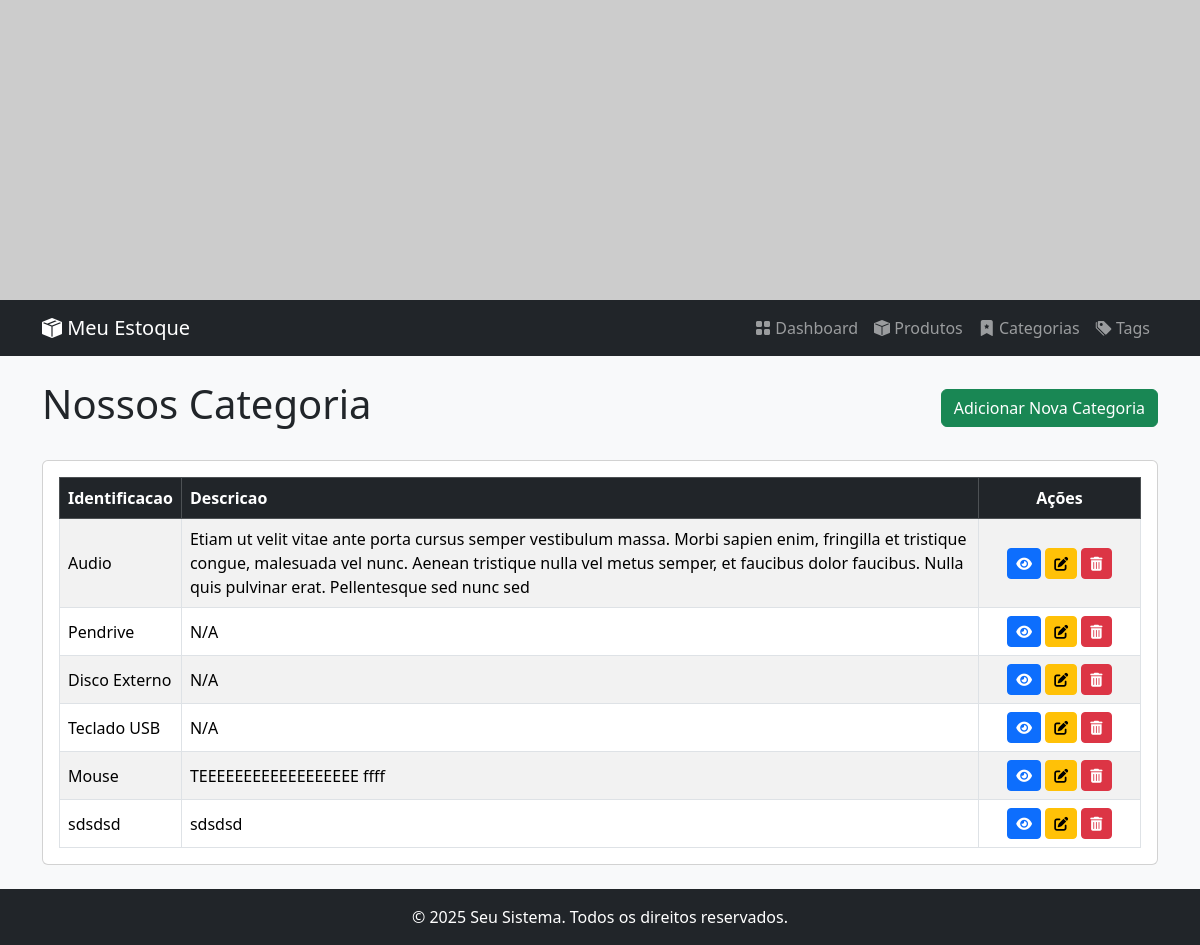
Page /estoque/categoria/listar/ on the committed database.
### estoque/models.py (models this page shows, shortened)
class Categoria(models.Model):
    identificacao = models.CharField(max_length=100,
        verbose_name="Identificacao",
        help_text="Informe a identificação da categoria",
        unique=True,
    )
    descricao = models.TextField (
        verbose_name="Descrição",
        help_text="Informe a descrição da categoria",
        default="N/A",
    )
    class Meta:
        verbose_name = "Categoria"
        verbose_name_plural = "Categorias"

### estoque/views.py (the view)
# urls.py: path('categoria/listar/', views.CategoriaTabelaListView.as_view(), name='categoria_tabela_list'),
class CategoriaTabelaListView(ListView):
    model = Categoria
    template_name = 'estoque/categoria_tabela_list.html'
    context_object_name = 'categoria'  # Nome da variável a ser usada no template
    ordering = ['descricao']  # Opcional: ordena os produtos por nome
    paginate_by = 10 # Opcional: Adiciona paginação

### estoque/templates/estoque/categoria_tabela_list.html (shortened to what this page needs)
{% extends 'estoque/base.html' %}
{% block content %}
<div class="d-flex justify-content-between align-items-center mb-4">
    <h1>Nossos Categoria</h1>
    <a href="{% url 'estoque:categoria_create' %}" class="btn btn-success">Adicionar Nova Categoria</a>
</div>
<div class="card">
    <div class="card-body">
        <div class="table-responsive">
            <table class="table table-striped table-hover table-bordered mb-0">
                <thead class="table-dark">
                    <tr>
                        <th scope="col">Identificacao</th>
                        <th scope="col">Descricao</th>
                        <th scope="col" class="text-center" style="width: 15%;">Ações</th>
                    </tr>
                </thead>
                <tbody>
                    {% for cat in page_obj %}
                    <tr class="align-middle">
                        <td>{{ cat.identificacao  }}</td>
                        <td>{{ cat.descricao | slice:"0:255" }}</td>
                        <td class="text-center">
                            <a href="{% url 'estoque:categoria_detail' cat.pk %}" class="btn btn-primary btn-sm" title="Detalhes">
                                <i class="fas fa-eye"></i> </a>
                            <a href="{% url 'estoque:categoria_update' cat.pk %}" class="btn btn-warning btn-sm" title="Editar">
                                <i class="fas fa-edit"></i>
                            </a>
                            <a href="{% url 'estoque:categoria_delete' cat.pk %}" class="btn btn-danger btn-sm" title="Deletar">
                                <i class="fas fa-trash-alt"></i>
                            </a>
                        </td>
                    </tr>
                    {% empty %}
                    <tr>
                        <td colspan="7" class="text-center">Nenhuma Categoria cadastrado ainda.</td>
                    </tr>
                    {% endfor %}
                </tbody>
            </table>
        </div>
    </div>
</div>
{% endblock %}

### estoque/templates/estoque/base.html (style rules this page uses)
body { background-color: #f8f9fa; }

### rows in the picture
Categoria: identificacao "Audio", descricao "Etiam ut velit vitae ante porta cursus semper vestibulum massa. Morbi sapien enim, fringilla et tristique congue, malesuada vel nunc. Aenean tristique nulla vel metus semper, et faucibus dolor faucibus. Nulla quis pulvinar erat. Pellentesque sed nunc sed"
Categoria: identificacao "Pendrive", descricao "N/A"
Categoria: identificacao "Disco Externo", descricao "N/A"
Categoria: identificacao "Teclado USB", descricao "N/A"
Categoria: identificacao "Mouse", descricao "TEEEEEEEEEEEEEEEEEE ffff"
Categoria: identificacao "sdsdsd", descricao "sdsdsd"
